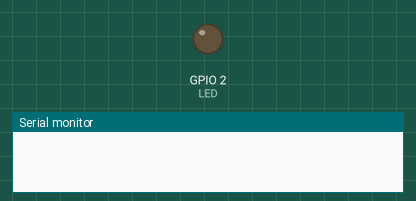
The program below on a simulated ESP32. Shown: output pins drawn as LEDs (lit = HIGH), the last lines printed to the serial monitor. At 3.5 s the program puts the board to deep sleep or switches it off; the recording ends there.

Above: at 0.0 s.
At 1.1 s:
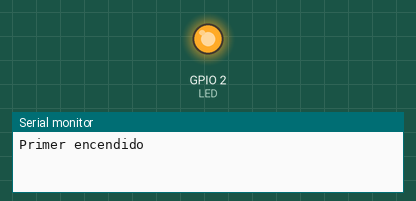
Timing chart, 0 to 3.5 s (numbered marks = the images above):
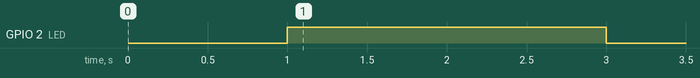

The program:

main.cpp
```cpp
#include <Arduino.h>
#include "esp_sleep.h"

#define BOTON 0      // GPIO0 (BOOT en muchas placas)
#define LED    2

void setup()
{
    Serial.begin(115200);
    delay(1000);

    pinMode(LED, OUTPUT);
    pinMode(BOTON, INPUT_PULLUP);

    // ¿Por qué se despertó?
    esp_sleep_wakeup_cause_t causa = esp_sleep_get_wakeup_cause();

    switch (causa)
    {
        case ESP_SLEEP_WAKEUP_TIMER:
            Serial.println("Despertó por TIMER");
            break;

        case ESP_SLEEP_WAKEUP_EXT0:
            Serial.println("Despertó por BOTON");
            break;

        default:
            Serial.println("Primer encendido");
            break;
    }

    digitalWrite(LED, HIGH);
    delay(2000);
    digitalWrite(LED, LOW);

    //--------------------------------------------------
    // Configurar wakeup por tiempo
    //--------------------------------------------------
    esp_sleep_enable_timer_wakeup(
        120ULL * 1000000ULL);     // 120 segundos

    //--------------------------------------------------
    // Configurar wakeup por GPIO0
    //--------------------------------------------------
    esp_sleep_enable_ext0_wakeup(
        (gpio_num_t)BOTON,
        0);       // Despierta cuando GPIO0 = LOW

    Serial.println("Entrando en Deep Sleep...");
    delay(500);

    esp_deep_sleep_start();
}

void loop()
{
}
```

Measured:
- by itself, GPIO 2 (LED): LOW → HIGH at 1.0 s, → LOW 2.0 s later
